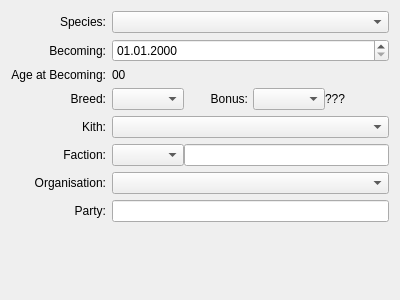
<?xml version="1.0" encoding="UTF-8"?>
<ui version="4.0">
 <class>TemplateWidget</class>
 <widget class="QWidget" name="TemplateWidget">
  <property name="geometry">
   <rect>
    <x>0</x>
    <y>0</y>
    <width>400</width>
    <height>300</height>
   </rect>
  </property>
  <property name="windowTitle">
   <string>Form</string>
  </property>
  <layout class="QVBoxLayout" name="verticalLayout">
   <item>
    <layout class="QGridLayout" name="gridLayout">
     <item row="0" column="0">
      <widget class="QLabel" name="label">
       <property name="text">
        <string>Species:</string>
       </property>
       <property name="alignment">
        <set>Qt::AlignRight|Qt::AlignTrailing|Qt::AlignVCenter</set>
       </property>
      </widget>
     </item>
     <item row="0" column="1">
      <widget class="QComboBox" name="comboBox_species"/>
     </item>
     <item row="1" column="0">
      <widget class="QLabel" name="label_dateBecoming">
       <property name="text">
        <string>Becoming:</string>
       </property>
       <property name="alignment">
        <set>Qt::AlignRight|Qt::AlignTrailing|Qt::AlignVCenter</set>
       </property>
      </widget>
     </item>
     <item row="1" column="1">
      <widget class="DateEdit" name="dateEdit_dateBecoming">
       <property name="displayFormat">
        <string>dd.MM.yyyy</string>
       </property>
      </widget>
     </item>
     <item row="2" column="0">
      <widget class="QLabel" name="label_ageBecoming_label">
       <property name="text">
        <string>Age at Becoming:</string>
       </property>
       <property name="alignment">
        <set>Qt::AlignRight|Qt::AlignTrailing|Qt::AlignVCenter</set>
       </property>
      </widget>
     </item>
     <item row="2" column="1">
      <widget class="QLabel" name="label_ageBecoming">
       <property name="text">
        <string>00</string>
       </property>
      </widget>
     </item>
     <item row="3" column="0">
      <widget class="QLabel" name="label_breed">
       <property name="text">
        <string>Breed:</string>
       </property>
       <property name="alignment">
        <set>Qt::AlignRight|Qt::AlignTrailing|Qt::AlignVCenter</set>
       </property>
      </widget>
     </item>
     <item row="3" column="1">
      <layout class="QHBoxLayout" name="horizontalLayout_2">
       <property name="spacing">
        <number>0</number>
       </property>
       <item>
        <widget class="QComboBox" name="comboBox_breed"/>
       </item>
       <item>
        <widget class="QLabel" name="label_bonus">
         <property name="sizePolicy">
          <sizepolicy hsizetype="Minimum" vsizetype="Preferred">
           <horstretch>0</horstretch>
           <verstretch>0</verstretch>
          </sizepolicy>
         </property>
         <property name="text">
          <string>Bonus:</string>
         </property>
         <property name="alignment">
          <set>Qt::AlignRight|Qt::AlignTrailing|Qt::AlignVCenter</set>
         </property>
        </widget>
       </item>
       <item>
        <spacer name="horizontalSpacer">
         <property name="orientation">
          <enum>Qt::Horizontal</enum>
         </property>
         <property name="sizeType">
          <enum>QSizePolicy::Fixed</enum>
         </property>
         <property name="sizeHint" stdset="0">
          <size>
           <width>5</width>
           <height>0</height>
          </size>
         </property>
        </spacer>
       </item>
       <item>
        <widget class="QComboBox" name="comboBox_bonus"/>
       </item>
       <item>
        <widget class="QLabel" name="label_bonus2">
         <property name="text">
          <string>???</string>
         </property>
        </widget>
       </item>
      </layout>
     </item>
     <item row="4" column="0">
      <widget class="QLabel" name="label_kith">
       <property name="text">
        <string>Kith:</string>
       </property>
       <property name="alignment">
        <set>Qt::AlignRight|Qt::AlignTrailing|Qt::AlignVCenter</set>
       </property>
      </widget>
     </item>
     <item row="4" column="1">
      <widget class="QComboBox" name="comboBox_kith"/>
     </item>
     <item row="5" column="0">
      <widget class="QLabel" name="label_faction">
       <property name="text">
        <string>Faction:</string>
       </property>
       <property name="alignment">
        <set>Qt::AlignRight|Qt::AlignTrailing|Qt::AlignVCenter</set>
       </property>
      </widget>
     </item>
     <item row="5" column="1">
      <layout class="QHBoxLayout" name="horizontalLayout">
       <property name="spacing">
        <number>0</number>
       </property>
       <item>
        <widget class="QComboBox" name="comboBox_faction"/>
       </item>
       <item>
        <widget class="QLineEdit" name="lineEdit_faction"/>
       </item>
      </layout>
     </item>
     <item row="6" column="0">
      <widget class="QLabel" name="label_organisation">
       <property name="text">
        <string>Organisation:</string>
       </property>
       <property name="alignment">
        <set>Qt::AlignRight|Qt::AlignTrailing|Qt::AlignVCenter</set>
       </property>
      </widget>
     </item>
     <item row="6" column="1">
      <widget class="QComboBox" name="comboBox_organisation"/>
     </item>
     <item row="7" column="0">
      <widget class="QLabel" name="label_party">
       <property name="text">
        <string>Party:</string>
       </property>
       <property name="alignment">
        <set>Qt::AlignRight|Qt::AlignTrailing|Qt::AlignVCenter</set>
       </property>
      </widget>
     </item>
     <item row="7" column="1">
      <widget class="QLineEdit" name="lineEdit_party"/>
     </item>
    </layout>
   </item>
   <item>
    <spacer name="verticalSpacer">
     <property name="orientation">
      <enum>Qt::Vertical</enum>
     </property>
     <property name="sizeHint" stdset="0">
      <size>
       <width>20</width>
       <height>40</height>
      </size>
     </property>
    </spacer>
   </item>
  </layout>
 </widget>
 <customwidgets>
  <customwidget>
   <class>DateEdit</class>
   <extends>QDateEdit</extends>
   <header>src.Widgets.Components.DateEdit</header>
  </customwidget>
 </customwidgets>
 <resources/>
 <connections/>
</ui>
